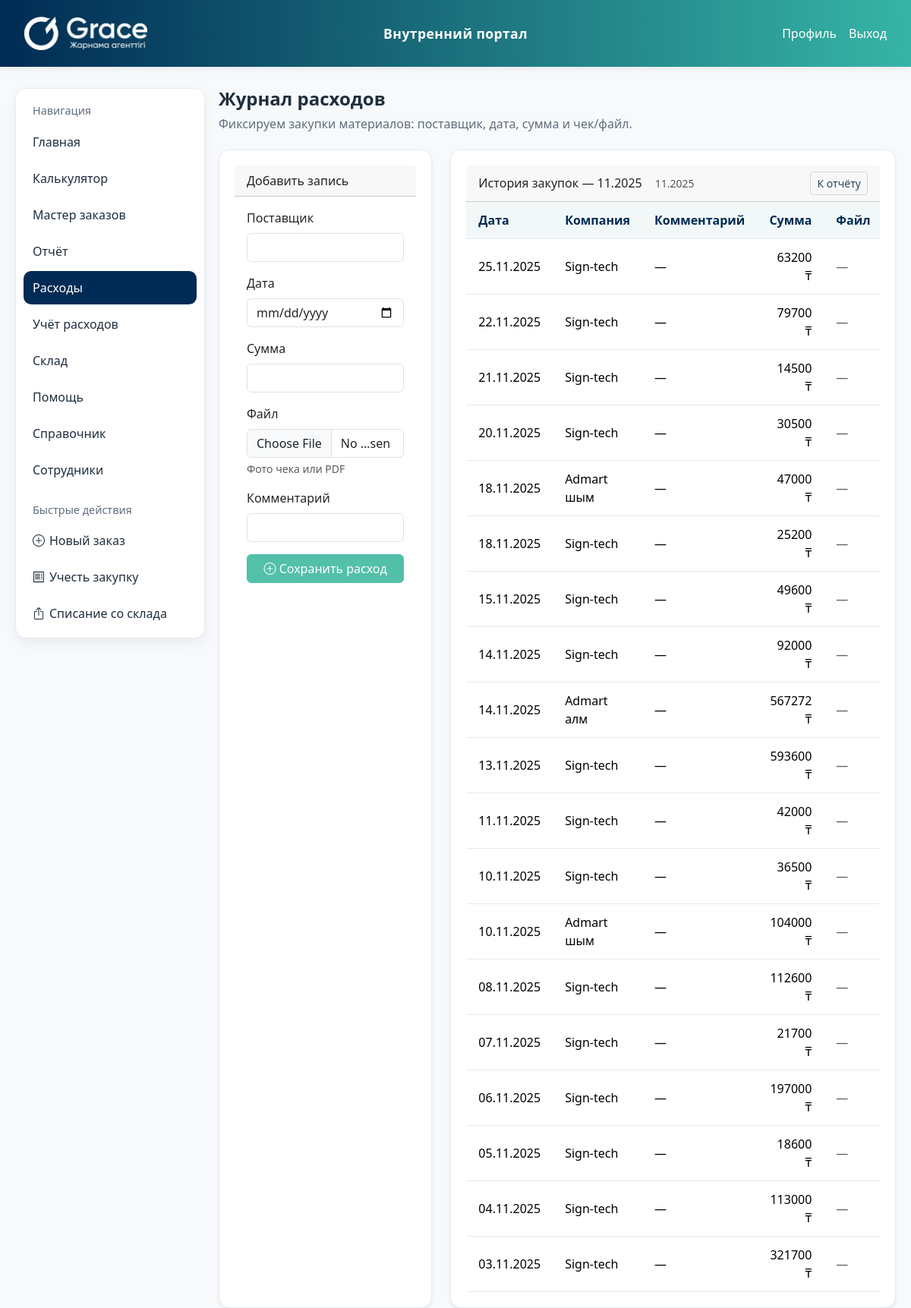
The page /expenses/ on the database its author committed.
### portal/models.py (models this page shows, shortened)
class TimestampedModel(models.Model):
    created_at = models.DateTimeField(auto_now_add=True)
    updated_at = models.DateTimeField(auto_now=True)
    class Meta:
        abstract = True

class Expense(TimestampedModel):
    supplier_name = models.CharField("Поставщик", max_length=255)
    expense_date = models.DateField("Дата")
    amount = models.DecimalField("Сумма", max_digits=12, decimal_places=2)
    attachment = models.FileField(
        "Файл",
        upload_to="expenses/",
        blank=True,
        null=True,
        help_text="Фото чека или PDF",
    )
    description = models.CharField("Комментарий", max_length=255, blank=True)
    class Meta:
        ordering = ["-expense_date", "-created_at"]

### portal/views.py (the view)
# urls.py: path('expenses/', views.expenses, name='expenses'),
def expenses(request):
    expense_bounds = Expense.objects.aggregate(
        min_date=Min("expense_date"), max_date=Max("expense_date")
    )
    expense_month = _month_context(
        request,
        expense_bounds.get("min_date"),
        expense_bounds.get("max_date"),
    )
    expenses_qs = (
        Expense.objects.filter(
            expense_date__gte=expense_month["month_start"],
            expense_date__lt=expense_month["month_end"],
        )
        .order_by("-expense_date")
    )
    if request.method == "POST":
        form = ExpenseForm(request.POST, request.FILES)
        if form.is_valid():
            form.save()
            messages.success(request, "Расход добавлен")
            return redirect("portal:expenses")
        messages.error(request, "Проверьте форму расхода")
    else:
        form = ExpenseForm(initial={"expense_date": date.today()})
    context = {"form": form, "expenses": expenses_qs, "expense_month": expense_month}
    return render(request, "portal/expenses.html", context)

### portal/forms.py
class ExpenseForm(forms.ModelForm):
    def __init__(self, *args, **kwargs):
        super().__init__(*args, **kwargs)
        for field in self.fields.values():
            field.widget.attrs.setdefault("class", "form-control")
    class Meta:
        model = Expense
        fields = ["supplier_name", "expense_date", "amount", "attachment", "description"]
        widgets = {
            "expense_date": forms.DateInput(attrs={"type": "date"}),
        }

### portal/context_processors.py (called while the page is built)
def app_config(request):
    return {"APP_CONFIG": {
        "TRELLO_KEY": os.getenv("TRELLO_KEY", ""),
        "TRELLO_TOKEN": os.getenv("TRELLO_TOKEN", ""),
        "SHEETS_API_KEY": os.getenv("SHEETS_API_KEY", ""),
    }}

### portal/views.py (called while the page is built)
def _normalize_to_date(value):
    if value is None:
        return None
    if isinstance(value, datetime):
        return value.date()
    return value

### portal/templates/portal/expenses.html (shortened to what this page needs)
{% extends 'portal/base.html' %}
{% block content %}
  <h1 class="page-title">Журнал расходов</h1>
  <p class="page-sub">Фиксируем закупки материалов: поставщик, дата, сумма и чек/файл.</p>
  <div class="row g-4">
    <div class="col-lg-4">
      <div class="card shadow-sm h-100">
        <div class="card-header">Добавить запись</div>
        <form method="post" enctype="multipart/form-data" class="card-body">{% csrf_token %}
          {% for field in form %}
            <div class="mb-3">
              <label class="form-label">{{ field.label }}</label>
              {{ field }}
              {% if field.help_text %}<div class="form-text">{{ field.help_text }}</div>{% endif %}
            </div>
          {% endfor %}
          <button class="btn btn-primary w-100" type="submit"><i class="bi bi-plus-circle"></i> Сохранить расход</button>
        </form>
      </div>
    </div>
    <div class="col-lg-8">
      <div class="card shadow-sm">
        <div class="card-header d-flex justify-content-between align-items-center">
          <div class="d-flex align-items-center gap-2 flex-wrap">
            <span>История закупок — {{ expense_month.month_label }}</span>
            <div class="btn-group">
              <span class="btn btn-sm btn-light disabled">{{ expense_month.month_label }}</span>
            </div>
          </div>
          <a href="{% url 'portal:report' %}" class="btn btn-sm btn-outline-secondary">К отчёту</a>
        </div>
        <div class="table-responsive">
          <table class="table align-middle mb-0">
            <thead class="table-light">
              <tr>
                <th>Дата</th>
                <th>Компания</th>
                <th>Комментарий</th>
                <th class="text-end">Сумма</th>
                <th>Файл</th>
              </tr>
            </thead>
            <tbody>
              {% for expense in expenses %}
                <tr>
                  <td>{{ expense.expense_date|date:'d.m.Y' }}</td>
                  <td>{{ expense.supplier_name }}</td>
                  <td>{{ expense.description|default:'—' }}</td>
                  <td class="text-end">{{ expense.amount|floatformat:0 }} ₸</td>
                  <td>
                    {% if expense.attachment %}
                      <a href="{{ expense.attachment.url }}" target="_blank" class="btn btn-sm btn-outline-primary"><i class="bi bi-paperclip"></i> Открыть</a>
                    {% else %}
                      <span class="text-muted">—</span>
                    {% endif %}
                  </td>
                </tr>
              {% empty %}
                <tr><td colspan="5" class="text-muted">Расходы пока не добавлены</td></tr>
              {% endfor %}
            </tbody>
          </table>
        </div>
      </div>
    </div>
  </div>
{% endblock %}

### portal/static/portal/css/styles.css (style rules this page uses)
:root { --brand-primary: #53C0A9; --brand-dark: #002B54; --brand-bg: #f7f9fb; --text: #1F2D3D; --muted: #606e7c; --line: #e7ecf3; --card: #fff; --radius: 14px; --shadow: 0 6px 16px rgba(6, 21, 46, 0.06); }
html, body { height: 100%; }
body { margin: 0; background: var(--brand-bg); color: var(--text); font-family: "Segoe UI", system-ui, -apple-system, sans-serif; }
.page-title { margin: 0 0 6px; font-size: 24px; font-weight: 800; }
.page-sub { margin: 0 0 22px; color: var(--muted); }
.card { background: var(--card); border: 1px solid var(--line); border-radius: var(--radius); box-shadow: var(--shadow); padding: 20px; }
.table { width: 100%; border-collapse: collapse; }
.table th, .table td { padding: 12px 16px; border-bottom: 1px solid #e5e9f0; text-align: left; vertical-align: middle; }
.table th { background: #f1f8f7; font-weight: 600; color: var(--brand-dark); }
.table tr:last-child td { border-bottom: 1px solid #e5e9f0; }
.btn-primary { background: var(--brand-primary) !important; border-color: var(--brand-primary) !important; }
.btn-outline-secondary { border-color: #cfd8e4 !important; color: #304256 !important; }

### rows shown on the page
Expense: expense_date "25.11.2025", supplier_name "Sign-tech", description "—", amount "63200"
Expense: expense_date "22.11.2025", supplier_name "Sign-tech", description "—", amount "79700"
Expense: expense_date "21.11.2025", supplier_name "Sign-tech", description "—", amount "14500"
Expense: expense_date "20.11.2025", supplier_name "Sign-tech", description "—", amount "30500"
Expense: expense_date "18.11.2025", supplier_name "Admart шым", description "—", amount "47000"
Expense: expense_date "18.11.2025", supplier_name "Sign-tech", description "—", amount "25200"
Expense: expense_date "15.11.2025", supplier_name "Sign-tech", description "—", amount "49600"
Expense: expense_date "14.11.2025", supplier_name "Sign-tech", description "—", amount "92000"
Expense: expense_date "14.11.2025", supplier_name "Admart алм", description "—", amount "567272"
Expense: expense_date "13.11.2025", supplier_name "Sign-tech", description "—", amount "593600"
Expense: expense_date "11.11.2025", supplier_name "Sign-tech", description "—", amount "42000"
Expense: expense_date "10.11.2025", supplier_name "Sign-tech", description "—", amount "36500"
Expense: expense_date "10.11.2025", supplier_name "Admart шым", description "—", amount "104000"
Expense: expense_date "08.11.2025", supplier_name "Sign-tech", description "—", amount "112600"
Expense: expense_date "07.11.2025", supplier_name "Sign-tech", description "—", amount "21700"
Expense: expense_date "06.11.2025", supplier_name "Sign-tech", description "—", amount "197000"
Expense: expense_date "05.11.2025", supplier_name "Sign-tech", description "—", amount "18600"
Expense: expense_date "04.11.2025", supplier_name "Sign-tech", description "—", amount "113000"
Expense: expense_date "03.11.2025", supplier_name "Sign-tech", description "—", amount "321700"

### other values the page prints
{{ field.label }} "Поставщик" "Дата" "Сумма" "Файл" "Комментарий"
{{ field.help_text }} "Фото чека или PDF"
{{ expense_month.month_label }} "11.2025"
